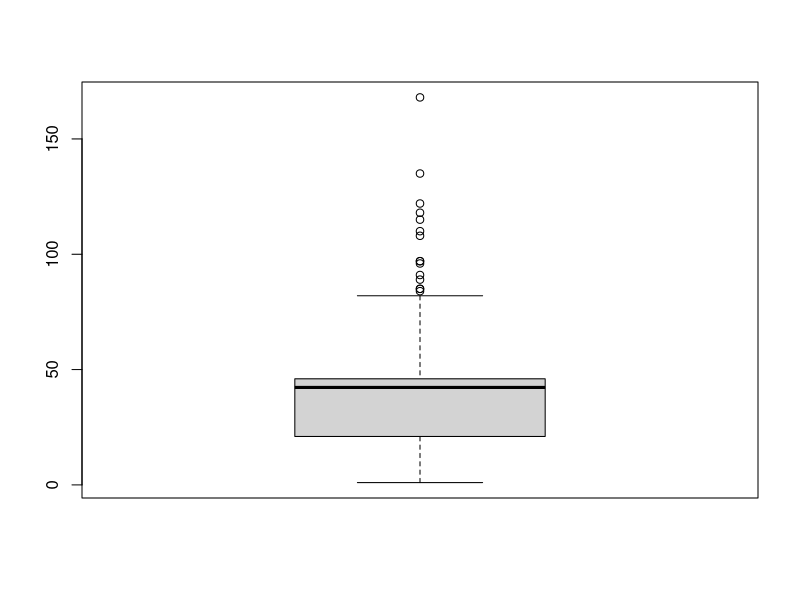

Recreate this plot in R.
#' ---
#' title: "R Notebook"
#' output:
#'   html_document:
#'     df_print: paged
#'   pdf_document: default
#' editor_options:
#'   chunk_output_type: console
#' ---
#' 
## ----include=FALSE---------------------------------------------------------------------------------------------------
knitr::opts_chunk$set(comment = '>')

#' 
#' ### CS5706
#' ### Lab03 - Data Preparation and Cleaning in R
#' #### Exercise: Data Preparation and Cleaning
#' *Alessandro Pandini*
#' Revision: 1.01
#' 
#' ***
#' 
#' #### 1. load data
## --------------------------------------------------------------------------------------------------------------------
### 1.1 load the data from the airquality.csv file and inspect it
dfairquality <- read.csv("air_dataset.csv",na.strings = c("NA", ""))
str(dfairquality)

#' 
#' #### 2. handling missing values
## --------------------------------------------------------------------------------------------------------------------
### 2.1 identify features with missing values
###   by looking at the data frame summary
summary(dfairquality)
### 2.2 calculate and inspect a table of the percentage of NA per feature
dfairquality_NAs <- round(apply(is.na(dfairquality),2,sum) / dim(dfairquality)[1] * 100,1)
dfairquality_NAs
### 2.3 impute missing Ozone values by replacement with the median value
meanOzone <- mean(dfairquality$Ozone,na.rm = T)
dfairquality[is.na(dfairquality$Ozone),"Ozone"] <- meanOzone
### 2.4 remove instances with missing Solar.R values
dfairquality_noNA <- na.omit(dfairquality)

#' 
#' #### 3. handling duplicate instances
## --------------------------------------------------------------------------------------------------------------------
### 3.1 remove duplicate instances from the data set obtained from 2.4
dfairquality_nodup <- unique(dfairquality_noNA)

#' 
#' #### 4. handling outliers
## --------------------------------------------------------------------------------------------------------------------
### 4.1 remove instances with outlier values for Ozone
dfairquality_out <- boxplot(dfairquality_nodup$Ozone)
min(dfairquality_out$out)
dfairquality_clean <- dfairquality_nodup[dfairquality_nodup$Ozone<85,]

#' 
#' #### 5. preparing training/test set
## --------------------------------------------------------------------------------------------------------------------
### 5.1 split the cleaned data frame in training/test set (70% / 30%) x4
n_rows <- nrow(dfairquality_clean)
index0.7 <- sample(n_rows,n_rows*0.7)
dfairquality_data <- dfairquality_clean[index0.7,]
dfairquality_test <- dfairquality_clean[-index0.7,]

